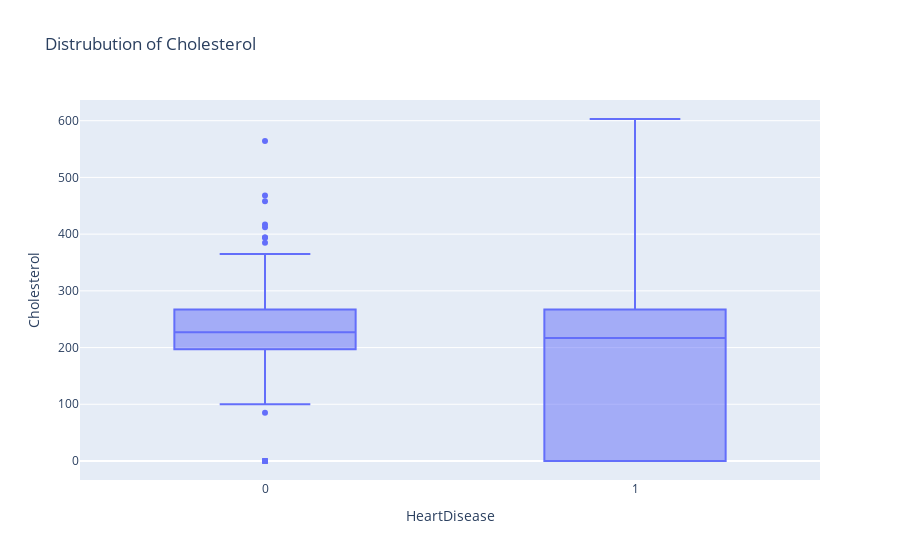

The code cell stored with this chart in its notebook:
### Code cell
fig = px.box(data,y="Cholesterol",x="HeartDisease",title=f"Distrubution of Cholesterol")
fig.show()

### Figure 1 — Plotly figure (JSON) as saved in the notebook; plotly's stock layout.template omitted (floating-point values rounded to 4 significant figures; data arrays with more than 128 entries replaced by an {"elided": "..."} marker saying what was removed)
{"data": [{"alignmentgroup": "True", "hovertemplate": "HeartDisease=%{x}<br>Cholesterol=%{y}<extra></extra>", "legendgroup": "", "marker": {"color": "#636efa"}, "name": "", "notched": false, "offsetgroup": "", "orientation": "v", "showlegend": false, "type": "box", "x": {"elided": "918 int values"}, "x0": " ", "xaxis": "x", "y": {"elided": "918 int values"}, "y0": " ", "yaxis": "y"}], "layout": {"boxmode": "group", "legend": {"tracegroupgap": 0}, "title": {"text": "Distrubution of Cholesterol"}, "xaxis": {"anchor": "y", "domain": [0, 1], "title": {"text": "HeartDisease"}}, "yaxis": {"anchor": "x", "domain": [0, 1], "title": {"text": "Cholesterol"}}}}
